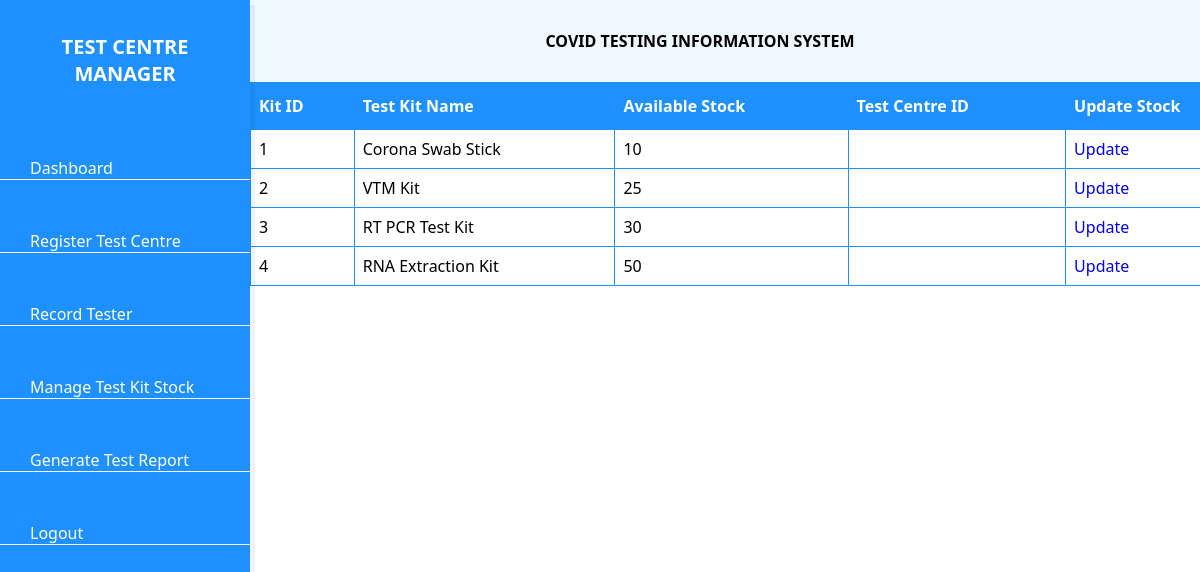
Page /TestKitData.php (signed in) on the committed database.
### tables this page shows
CREATE TABLE `testkit` (
  `kitID` int(255) NOT NULL,
  `testName` varchar(255) NOT NULL,
  `availableStock` int(255) NOT NULL,
  `centreName` varchar(255) NOT NULL
);

### TestKitData.php (the view, shortened to what this page needs)
<?php
if (isset($_SESSION['username'])) {
?>
<!DOCTYPE html>
<html lang="en">
  <head>
    <link rel="stylesheet" href="dashboardcss/style.css" />
	<link rel="stylesheet" href="dataTables.bootstrap4.min.css" />
  </head>
  <body>
    <div class="sidebar">
      <h2>Test Centre Manager</h2>
      <ul class="nav">
        <li>
          <a href="dashboardManager.php">
            <span>Dashboard</span>
          </a>
        </li>
		<li>
          <a href="RegisterTestCentreForm.php">
            <span>Register Test Centre</span>
          </a>
        </li>
        <li>
          <a href="RecordTesterForm.php">
            <span>Record Tester</span>
          </a>
        </li>
        <li>
          <a href="ManageTestKitStockForm.php">
            <span>Manage Test Kit Stock</span>
          </a>
        </li>
        <li>
          <a href="#">
            <span>Generate Test Report</span>
          </a>
        </li>
        <li>
          <a href="Logout.php">
            <span>Logout</span>
          </a>
        </li>
      </ul>
    </div>
    <div class="main">
      <b>COVID TESTING INFORMATION SYSTEM</b>
    </div>
	<?php include "db_conn.php";?>
	<div style="overflow-x: auto;">
		<table id="testKit">
			<thead>
				<tr>
					<th>Kit ID</th>
					<th>Test Kit Name</th>
					<th>Available Stock</th>
					<th>Test Centre ID</th>
					<th>Update Stock</th>
				</tr>
			</thead>
			<tbody>
				<?php
					$data = mysqli_query($conn, "SELECT * FROM testKit");
					while($show = mysqli_fetch_array($data)){
						echo "
						<tr>
							<td>$show[kitID]</td>
							<td>$show[testName]</td>
							<td>$show[availableStock]</td>
							<td>$show[centreID]</td>
							<td>
								<a href='UpdateTestKitStockForm.php?id=$show[kitID]'> Update </a>
							</td>
						</tr>";
					}
				?>
			</tbody>
		</table>
	</div>
  </body>
</html>
<?php
}

### dashboardcss/style.css (style rules this page uses)
* { margin: 0; padding: 0; text-decoration: none; }
body { box-sizing: border-box; font-family: 'Segoe UI', Tahoma, Geneva, Verdana, sans-serif; }
.sidebar { position: fixed; background: #1E90FF; box-shadow: 5px 5px rgba(0, 0, 0, 0.05); width: 250px; height: 100%; top: 0; left: 0; z-index: 1; }
.sidebar h2 { text-align: center; font-size: 20px; text-transform: uppercase; color: #ffffff; background: #1E90FF; padding: 20px; font-weight: bold; }
.sidebar ul li { border-bottom: 1px solid #ffffff; margin: 50px 0; }
.sidebar ul li a { color: #ffffff; padding: 0 30px; }
.main { text-align: center; background: #F0F8FF; box-shadow: 5px 5px rgba(0, 0, 0, 0.05); margin-left: 200px; padding: 30px; }
h2 { color: #FFFFFF; text-align: center; margin-bottom: 40px; }
h2 { margin-top: 5%; }
#testKit { border-collapse: collapse; width: 85.3%; margin-left: 250px; }
#testKit td, #testKit th { border: 1px solid #1E90FF; padding: 8px; }
#testKit th { padding-top: 12px; padding-bottom: 12px; text-align: left; background-color: #1E90FF; color: white; }

### rows in the picture
testkit: kitID "1", testName "Corona Swab Stick", availableStock "10"
testkit: kitID "2", testName "VTM Kit", availableStock "25"
testkit: kitID "3", testName "RT PCR Test Kit", availableStock "30"
testkit: kitID "4", testName "RNA Extraction Kit", availableStock "50"
